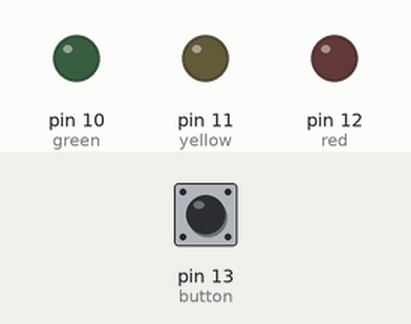
Simulated run of this sketch. Board: Arduino Uno, built with avr-gcc and run on an emulated ATmega328P. On the bench: output pins drawn as LEDs (lit = HIGH). The inputs (shaded band) are chosen by the test bench; at power-on: pin 13 (button) HIGH.

Above: at 1.2 s.
1.3 s: pin 13 (button) pulled LOW for 3.2 s
At 5.1 s:
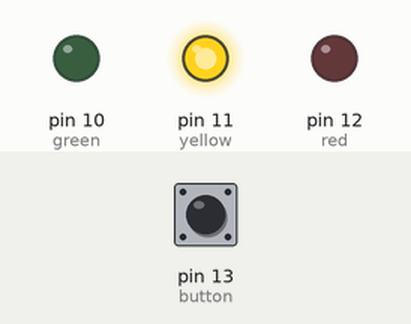
6.0 s: pin 13 (button) pulled LOW for 0.15 s
At 6.3 s:
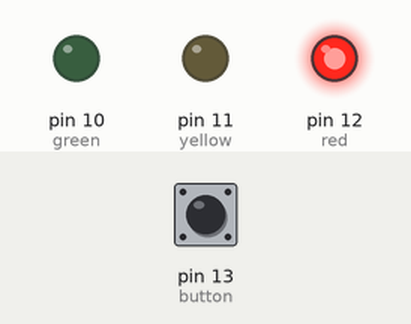
7.6 s: pin 13 (button) pulled LOW for 1 s
At 8.8 s:
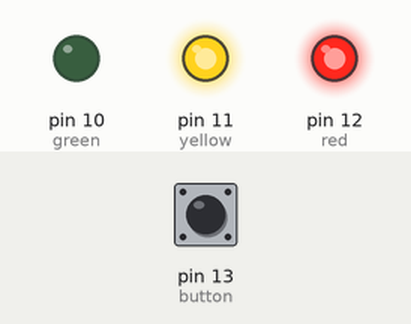
Timing chart, 0 to 10.6 s (numbered marks = the images above; inputs shaded):
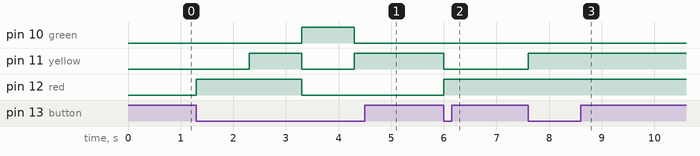

Measured:
- after the input at 1.3 s, pin 10 (green): LOW → HIGH after 2.0 s, → LOW 1.0 s later; pin 11 (yellow): LOW → HIGH after 1.0 s, → LOW 1.0 s later, → HIGH 1.0 s later; pin 12 (red): LOW → HIGH at once, → LOW 2.0 s later
- after the input at 6.0 s, pin 11 (yellow): HIGH → LOW at once; pin 12 (red): LOW → HIGH at once
- after the input at 7.6 s, pin 11 (yellow): LOW → HIGH at once

The sketch:

Program03.ino
```cpp
int red = 12;
int yellow = 11;
int green = 10;

int button = 13;

int buttonState = 0;
int state = 0;

void setup()
{
  pinMode(red, OUTPUT);
  pinMode(yellow, OUTPUT);
  pinMode(green, OUTPUT);

  pinMode(button, INPUT_PULLUP);
}

void loop()
{
  buttonState = digitalRead(button);

  if (buttonState==LOW)
  {
    if (state == 0)
    {
      LightsOn(HIGH, LOW, LOW);
      state = 1;
    }
    else if (state == 1)
    {
      LightsOn(HIGH, HIGH, LOW);
      state = 2;
    }
    else if (state == 2)
    {
      LightsOn(LOW, LOW, HIGH);
      state = 3;
    }
    else if (state == 3)
    {
      LightsOn(LOW, HIGH, LOW);
      state = 0;
    }
    delay(1000);
  }
}

void LightsOn(int redStatus, int yellowStatus, int greenStatus)
{
  digitalWrite(red, redStatus);
  digitalWrite(yellow, yellowStatus);
  digitalWrite(green, greenStatus);
}
```
